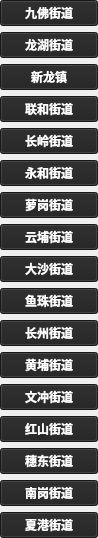
    <widget class="QWidget" name="street_HuangPu" native="true">
     <property name="geometry">
      <rect>
       <x>10</x>
       <y>158</y>
       <width>98</width>
       <height>471</height>
      </rect>
     </property>
     <layout class="QVBoxLayout" name="verticalLayout_11">
      <property name="leftMargin">
       <number>0</number>
      </property>
      <property name="topMargin">
       <number>0</number>
      </property>
      <property name="rightMargin">
       <number>0</number>
      </property>
      <property name="bottomMargin">
       <number>0</number>
      </property>
      <item>
       <widget class="QPushButton" name="hp1">
        <property name="font">
         <font>
          <family>思源黑体 CN Bold</family>
          <weight>75</weight>
          <bold>true</bold>
         </font>
        </property>
        <property name="styleSheet">
         <string notr="true">background-color: rgb(33, 33, 33);
color: rgb(255, 255, 255);</string>
        </property>
        <property name="text">
         <string>九佛街道</string>
        </property>
       </widget>
      </item>
      <item>
       <widget class="QPushButton" name="hp2">
        <property name="font">
         <font>
          <family>思源黑体 CN Bold</family>
          <weight>75</weight>
          <bold>true</bold>
         </font>
        </property>
        <property name="styleSheet">
         <string notr="true">background-color: rgb(33, 33, 33);
color: rgb(255, 255, 255);</string>
        </property>
        <property name="text">
         <string>龙湖街道</string>
        </property>
       </widget>
      </item>
      <item>
       <widget class="QPushButton" name="hp3">
        <property name="font">
         <font>
          <family>思源黑体 CN Bold</family>
          <weight>75</weight>
          <bold>true</bold>
         </font>
        </property>
        <property name="styleSheet">
         <string notr="true">background-color: rgb(33, 33, 33);
color: rgb(255, 255, 255);</string>
        </property>
        <property name="text">
         <string>新龙镇</string>
        </property>
       </widget>
      </item>
      <item>
       <widget class="QPushButton" name="hp4">
        <property name="font">
         <font>
          <family>思源黑体 CN Bold</family>
          <weight>75</weight>
          <bold>true</bold>
         </font>
        </property>
        <property name="styleSheet">
         <string notr="true">background-color: rgb(33, 33, 33);
color: rgb(255, 255, 255);</string>
        </property>
        <property name="text">
         <string>联和街道</string>
        </property>
       </widget>
      </item>
      <item>
       <widget class="QPushButton" name="hp5">
        <property name="font">
         <font>
          <family>思源黑体 CN Bold</family>
          <weight>75</weight>
          <bold>true</bold>
         </font>
        </property>
        <property name="styleSheet">
         <string notr="true">background-color: rgb(33, 33, 33);
color: rgb(255, 255, 255);</string>
        </property>
        <property name="text">
         <string>长岭街道</string>
        </property>
       </widget>
      </item>
      <item>
       <widget class="QPushButton" name="hp6">
        <property name="font">
         <font>
          <family>思源黑体 CN Bold</family>
          <weight>75</weight>
          <bold>true</bold>
         </font>
        </property>
        <property name="styleSheet">
         <string notr="true">background-color: rgb(33, 33, 33);
color: rgb(255, 255, 255);</string>
        </property>
        <property name="text">
         <string>永和街道</string>
        </property>
       </widget>
      </item>
      <item>
       <widget class="QPushButton" name="hp7">
        <property name="font">
         <font>
          <family>思源黑体 CN Bold</family>
          <weight>75</weight>
          <bold>true</bold>
         </font>
        </property>
        <property name="styleSheet">
         <string notr="true">background-color: rgb(33, 33, 33);
color: rgb(255, 255, 255);</string>
        </property>
        <property name="text">
         <string>萝岗街道</string>
        </property>
       </widget>
      </item>
      <item>
       <widget class="QPushButton" name="hp8">
        <property name="font">
         <font>
          <family>思源黑体 CN Bold</family>
          <weight>75</weight>
          <bold>true</bold>
         </font>
        </property>
        <property name="styleSheet">
         <string notr="true">background-color: rgb(33, 33, 33);
color: rgb(255, 255, 255);</string>
        </property>
        <property name="text">
         <string>云埔街道</string>
        </property>
       </widget>
      </item>
      <item>
       <widget class="QPushButton" name="hp9">
        <property name="font">
         <font>
          <family>思源黑体 CN Bold</family>
          <weight>75</weight>
          <bold>true</bold>
         </font>
        </property>
        <property name="styleSheet">
         <string notr="true">background-color: rgb(33, 33, 33);
color: rgb(255, 255, 255);</string>
        </property>
        <property name="text">
         <string>大沙街道</string>
        </property>
       </widget>
      </item>
      <item>
       <widget class="QPushButton" name="hp10">
        <property name="font">
         <font>
          <family>思源黑体 CN Bold</family>
          <weight>75</weight>
          <bold>true</bold>
         </font>
        </property>
        <property name="styleSheet">
         <string notr="true">background-color: rgb(33, 33, 33);
color: rgb(255, 255, 255);</string>
        </property>
        <property name="text">
         <string>鱼珠街道</string>
        </property>
       </widget>
      </item>
      <item>
       <widget class="QPushButton" name="hp11">
        <property name="font">
         <font>
          <family>思源黑体 CN Bold</family>
          <weight>75</weight>
          <bold>true</bold>
         </font>
        </property>
        <property name="styleSheet">
         <string notr="true">background-color: rgb(33, 33, 33);
color: rgb(255, 255, 255);</string>
        </property>
        <property name="text">
         <string>长州街道</string>
        </property>
       </widget>
      </item>
      <item>
       <widget class="QPushButton" name="hp12">
        <property name="font">
         <font>
          <family>思源黑体 CN Bold</family>
          <weight>75</weight>
          <bold>true</bold>
         </font>
        </property>
        <property name="styleSheet">
         <string notr="true">background-color: rgb(33, 33, 33);
color: rgb(255, 255, 255);</string>
        </property>
        <property name="text">
         <string>黄埔街道</string>
        </property>
       </widget>
      </item>
      <item>
       <widget class="QPushButton" name="hp13">
        <property name="font">
         <font>
          <family>思源黑体 CN Bold</family>
          <weight>75</weight>
          <bold>true</bold>
         </font>
        </property>
        <property name="styleSheet">
         <string notr="true">background-color: rgb(33, 33, 33);
color: rgb(255, 255, 255);</string>
        </property>
        <property name="text">
         <string>文冲街道</string>
        </property>
       </widget>
      </item>
      <item>
       <widget class="QPushButton" name="hp14">
        <property name="font">
         <font>
          <family>思源黑体 CN Bold</family>
          <weight>75</weight>
          <bold>true</bold>
         </font>
        </property>
        <property name="styleSheet">
         <string notr="true">background-color: rgb(33, 33, 33);
color: rgb(255, 255, 255);</string>
        </property>
        <property name="text">
         <string>红山街道</string>
        </property>
       </widget>
      </item>
      <item>
       <widget class="QPushButton" name="hp15">
        <property name="font">
         <font>
          <family>思源黑体 CN Bold</family>
          <weight>75</weight>
          <bold>true</bold>
         </font>
        </property>
        <property name="styleSheet">
         <string notr="true">background-color: rgb(33, 33, 33);
color: rgb(255, 255, 255);</string>
        </property>
        <property name="text">
         <string>穗东街道</string>
        </property>
       </widget>
      </item>
      <item>
       <widget class="QPushButton" name="hp16">
        <property name="font">
         <font>
          <family>思源黑体 CN Bold</family>
          <weight>75</weight>
          <bold>true</bold>
         </font>
        </property>
        <property name="styleSheet">
         <string notr="true">background-color: rgb(33, 33, 33);
color: rgb(255, 255, 255);</string>
        </property>
        <property name="text">
         <string>南岗街道</string>
        </property>
       </widget>
      </item>
      <item>
       <widget class="QPushButton" name="hp17">
        <property name="font">
         <font>
          <family>思源黑体 CN Bold</family>
          <weight>75</weight>
          <bold>true</bold>
         </font>
        </property>
        <property name="styleSheet">
         <string notr="true">background-color: rgb(33, 33, 33);
color: rgb(255, 255, 255);</string>
        </property>
        <property name="text">
         <string>夏港街道</string>
        </property>
       </widget>
      </item>
     </layout>
    </widget>
